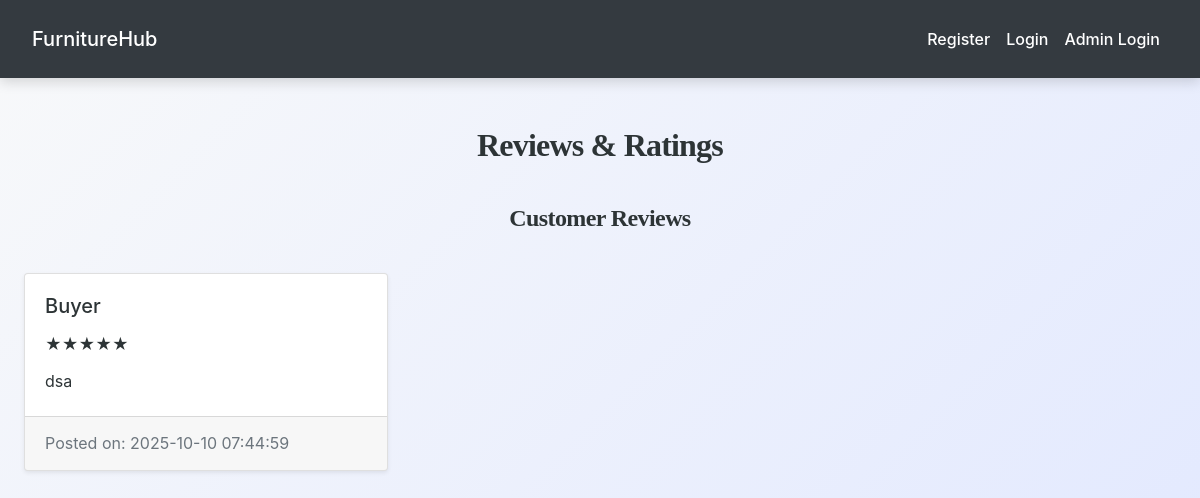
Screenshot of /reviews.php?furniture_id=13&seller_id=1 with the database file from the repository.
### tables this page shows
CREATE TABLE `reviews` (
  `review_id` int(11) NOT NULL,
  `furniture_id` int(11) NOT NULL,
  `buyer_id` int(11) NOT NULL,
  `seller_id` int(11) NOT NULL,
  `rating` int(11) DEFAULT NULL CHECK (`rating` >= 1 and `rating` <= 5),
  `review_text` text DEFAULT NULL,
  `created_at` timestamp NOT NULL DEFAULT current_timestamp()
);

CREATE TABLE `users` (
  `id` int(11) NOT NULL,
  `full_name` varchar(100) NOT NULL,
  `email` varchar(100) NOT NULL,
  `password` varchar(255) NOT NULL,
  `phone` varchar(20) DEFAULT NULL,
  `address` text DEFAULT NULL,
  `city` varchar(50) DEFAULT NULL,
  `state` varchar(50) DEFAULT NULL,
  `country` varchar(50) DEFAULT NULL,
  `role` enum('buyer','seller') DEFAULT 'buyer',
  `status` enum('active','blocked','pending') DEFAULT 'active',
  `upload_status` enum('active','blocked') DEFAULT 'active',
  `profile_image` varchar(255) DEFAULT NULL,
  `created_at` timestamp NOT NULL DEFAULT current_timestamp()
);

### reviews.php (the view, shortened to what this page needs)
<?php
include('config.php');
$furniture_id = isset($_GET['furniture_id']) ? intval($_GET['furniture_id']) : 0;
$reviews_sql = "
    SELECT r.rating, r.review_text, r.created_at, u.full_name AS buyer_name
    FROM reviews r
    JOIN users u ON r.buyer_id = u.id
    WHERE r.furniture_id = ?
    ORDER BY r.created_at DESC
";
$stmt_reviews = $conn->prepare($reviews_sql);
$stmt_reviews->bind_param("i", $furniture_id);
$stmt_reviews->execute();
$reviews_result = $stmt_reviews->get_result();
?>
<!DOCTYPE html>
<html>
<head>
    <link rel="stylesheet" href="https://stackpath.bootstrapcdn.com/bootstrap/4.5.2/css/bootstrap.min.css">
    <link rel="stylesheet" href="./css/style.css">
</head>
<body>
<?php include('navbar.php'); ?>
<div class="container mt-5">
    <h2 class="mb-4">Reviews & Ratings</h2>
    <h4>Customer Reviews</h4>
    <div class="row">
        <?php if ($reviews_result->num_rows > 0): ?>
            <?php while ($row = $reviews_result->fetch_assoc()): ?>
                <div class="col-md-4 mb-4">
                    <div class="card shadow-sm h-100">
                        <div class="card-body">
                            <h5 class="card-title"><?php echo htmlspecialchars($row['buyer_name']); ?></h5>
                            <p class="mb-2">
                                <?php
                                $stars = intval($row['rating']);
                                for ($s = 1; $s <= 5; $s++) {
                                    echo $s <= $stars ? "★" : "☆";
                                }
                                ?>
                            </p>
                            <p class="card-text"><?php echo nl2br(htmlspecialchars($row['review_text'])); ?></p>
                        </div>
                        <div class="card-footer text-muted">
                            Posted on: <?php echo $row['created_at']; ?>
                        </div>
                    </div>
                </div>
            <?php endwhile; ?>
        <?php else: ?>
            <div class="col-12">
                <p>No reviews available yet.</p>
            </div>
        <?php endif; ?>
    </div>
</div>
</body>
</html>

### css/style.css (style rules this page uses)
:root { --primary: #007bff; --secondary: #6c757d; --success: #28a745; --info: #17a2b8; --warning: #ffc107; --danger: #dc3545; --light: #f8f9fa; --dark: #2d3436; --accent: #ff6f61; --highlight: #6f42c1; --shadow: rgba(0, 0, 0, 0.15); --transition: all 0.3s ease-in-out; }
body { font-family: 'Inter', 'Segoe UI', Tahoma, Geneva, Verdana, sans-serif; background: linear-gradient(135deg, var(--light) 0%, #e0e7ff 100%); color: var(--dark); line-height: 1.8; margin: 0; padding: 0; min-height: 100vh; font-size: 16px; }
h1, h2, h3, h4 { text-align: center; margin: 2.5rem 0; font-family: 'Georgia', 'Times New Roman', serif; color: var(--dark); font-weight: 700; letter-spacing: -0.025em; }
h2 { font-size: 2rem; }
h4 { font-size: 1.5rem; }
.container { max-width: 1200px; margin: 0 auto 3rem; padding: 0 1.5rem; }

### rows the page displays
reviews: buyer.full_name "Buyer", review_text "dsa", created_at "2025-10-10 07:44:59"
